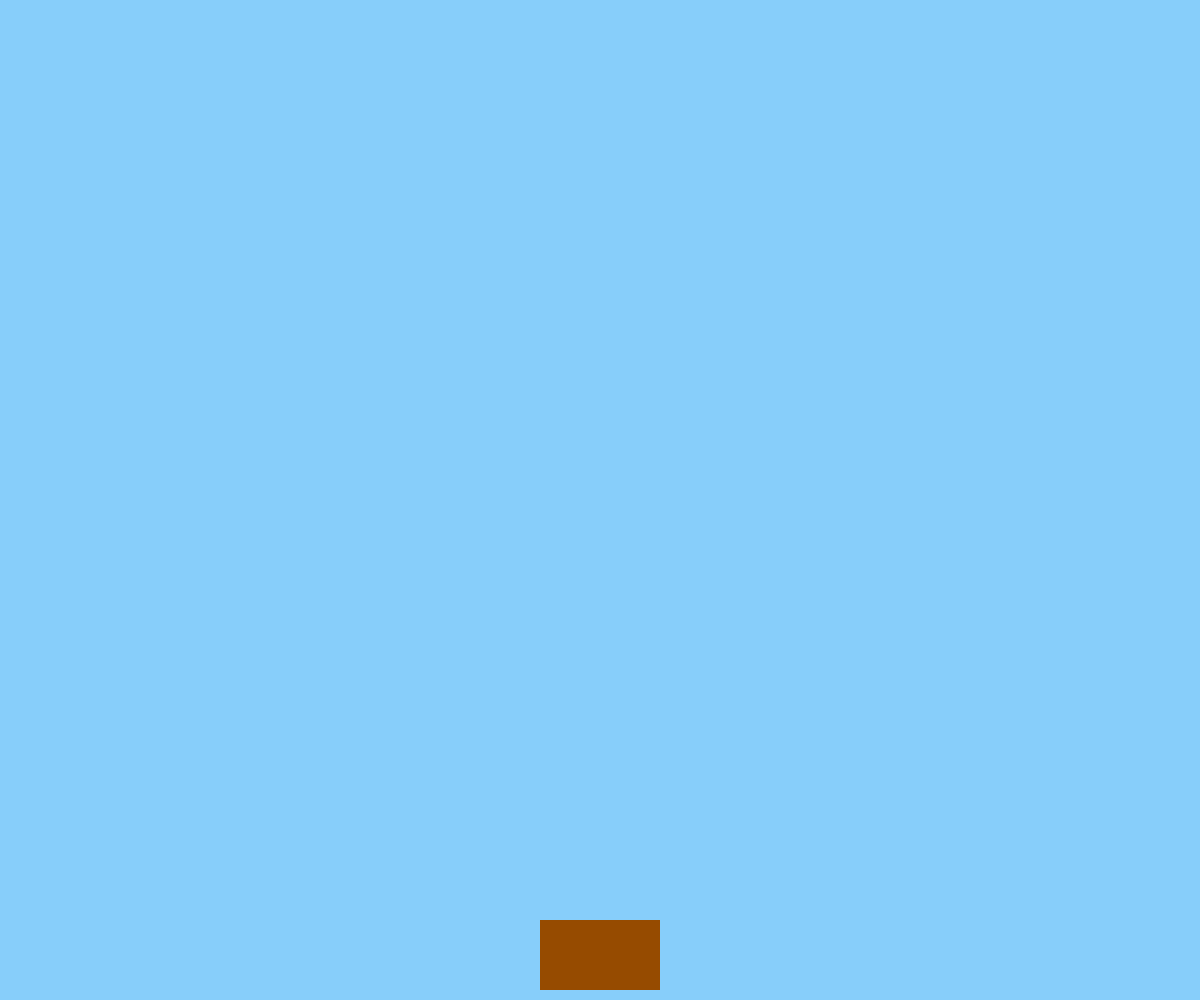
Frame 1 (no input)
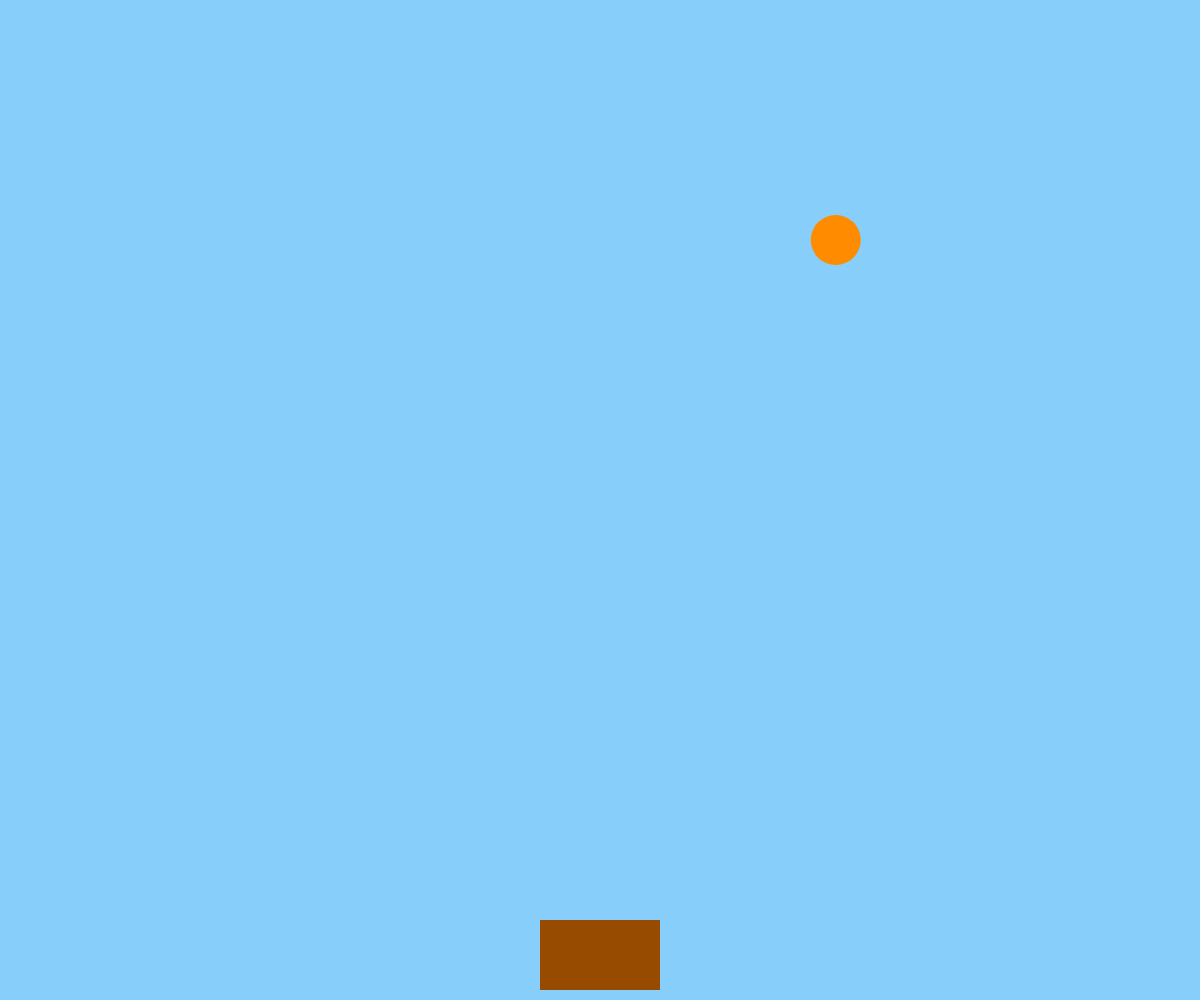
Frame 60 (no input)
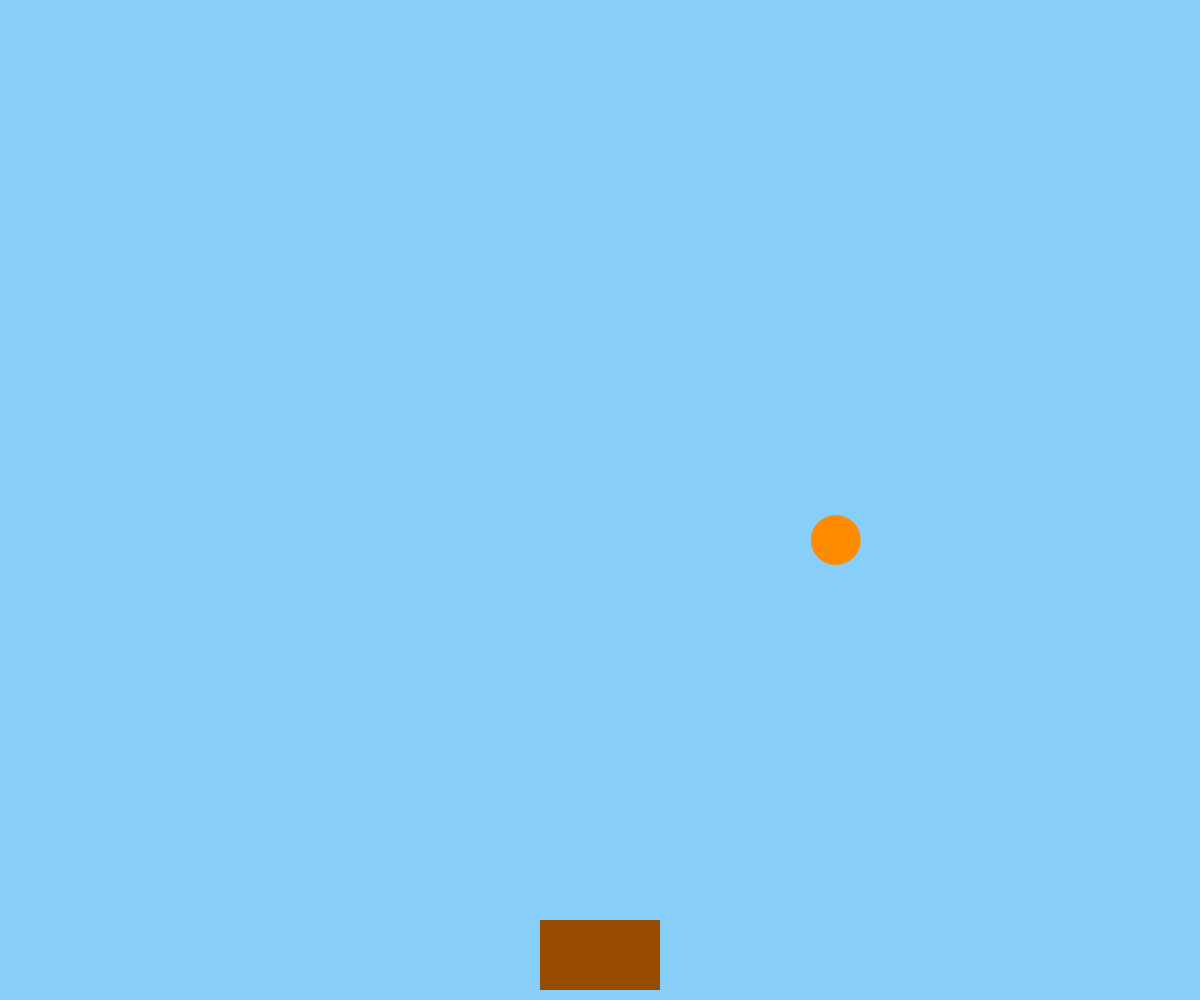
Frame 120 (the mouse pressed at the canvas centre since frame 60)

The p5.js sketch that drew these frames (run headless with seeded random() and noise() and a simulated clock; from frame 60 on, the mouse is pressed at the canvas centre):

// p5.js sketch
// ── sketch.js
// 最終課題を制作しよう

function windowResized(){
  resizeCanvas(windowWidth, windowHeight);
}

let balls = []; // ボールの配列
let ballCount = 5; // ボールの数
let box;

function setup() {
  createCanvas(windowWidth, windowHeight);
  box = new Box(); //箱
  // ボールの初期位置と設定を行う
  for (let i = 0; i < ballCount; i++) {
    balls.push(new Ball(i)); // 各ボールを順番に作成
  }
}

function draw() {
  background(135,206,250); // 背景を水色に設定
  
  // ボールを順番に描画とアニメーション
  for (let i = 0; i < balls.length; i++) {
    balls[i].update();
    balls[i].display();
    box.checkBallInBox(balls[i]);//ボールが箱の中に入ったかチェック
  }

  box.display();
}

// Ballクラス：ボールの動きを管理
class Ball {
  constructor(index) {
    this.x = random(50, width - 50); // ボールのX座標（ランダム）
    this.y = -60; // ボールの初期位置（画面外）
    this.diameter = 50; // ボールの直径
    this.speed = 5; // ボールの落下速度
    this.index = index; // ボールのインデックス
    this.isFalling = false; // ボールが落ちているかどうか
    this.targetY = height + this.diameter; // ボールが落ちる最終位置（画面外）
    this.isPrevBallAtBottom = true; // 前のボールが一番下に到達したか
  }

  // ボールを更新する関数
  update() {
    // 前のボールが一番下に到達したら、次のボールが降り始める
    if (this.index === 0 || balls[this.index - 1].isAtBottom()) {
      if (!this.isFalling) {
        this.isFalling = true; // ボールが降り始める
      }
    }

    // ボールが落ちている場合、下に移動する
    if (this.isFalling && this.y < this.targetY) {
      this.y += this.speed; // 速度分だけ落下
    }
  }

  // ボールを画面に描画する関数
  display() {
    fill(255, 140, 0); // ボールの色
    noStroke();
    ellipse(this.x, this.y, this.diameter); // ボールの描画
  }

  // ボールが一番下に到達したかを確認する関数
  isAtBottom() {
    return this.y >= this.targetY;
  }

  reset(){
    this.y = -60;
    this.isFalling = false;
  }
}
// 箱の動きとボールを受け入れる機能を管理
class Box {
  constructor() {
    this.width = 120; // 箱の幅
    this.height = 70; // 箱の高さ
    this.x = width / 2 - this.width / 2; // 初期位置（画面中央）
    this.y = height - this.height - 10; // 画面下部
    this.speed = 5; // 箱の移動速度
  }

  // 箱を描画する関数
  display() {
    fill(150, 75, 0); // 箱の色（茶色）
    noStroke();
    rect(this.x, this.y, this.width, this.height); // 箱の描画
  }

  // 箱を左右に移動する関数
  move(direction) {
    this.x += direction * this.speed; // directionは-1または1
    // 画面の端で箱が出ないように制限
    this.x = constrain(this.x, 0, width - this.width);
  }

  // 箱の中にボールが入ったかをチェックする関数
  checkBallInBox(ball) {
    if (ball.y + ball.diameter / 2 >= this.y && 
        ball.y + ball.diameter / 2 <= this.y + this.height &&
        ball.x >= this.x && ball.x <= this.x + this.width) {
      // ボールが箱に入った場合、ボールをリセット
      ball.reset();
    }
  }
}

// 左右キーで箱を動かす処理
function draw() {
  background(135, 206, 250); // 背景を水色に設定
  
  // ボールを順番に描画とアニメーション
  for (let i = 0; i < balls.length; i++) {
    balls[i].update();
    balls[i].display();
    box.checkBallInBox(balls[i]); // ボールが箱に入ったかをチェック
  }

  // 箱の移動
  if (keyIsDown(LEFT_ARROW)) {
    box.move(-1); // 左に移動
  } if (keyIsDown(RIGHT_ARROW)) {
    box.move(1); // 右に移動
  } if (keyIsDown(LEFT_ARROW) && keyIsDown("A".charCodeAt(0))) {
    box.move(-3);
  } if (keyIsDown(RIGHT_ARROW) && keyIsDown("A".charCodeAt(0))){
    box.move(3);
  }

  box.display(); // 箱の描画
}
